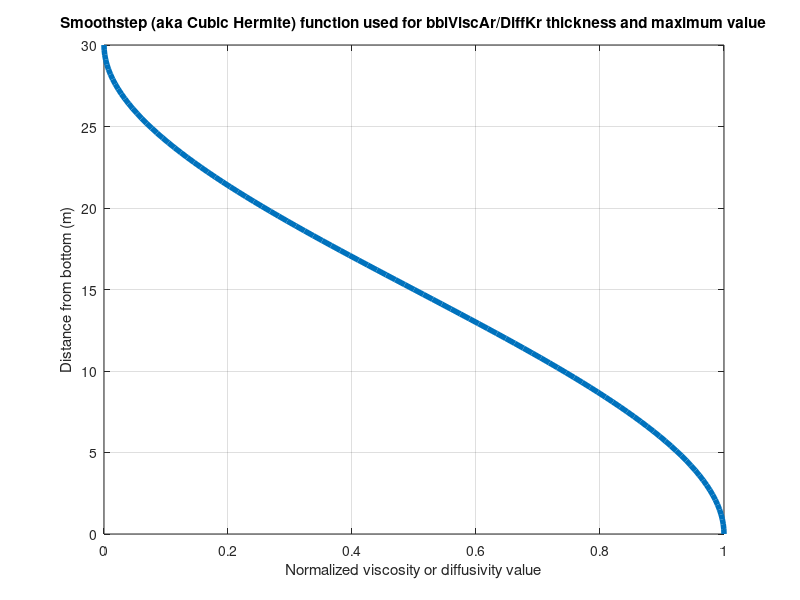

Reproduce this figure in MATLAB.
% Jean-Michel suggestions
% bottom drag quadratic .006
% prandtl 10
% viscosity 1
% diffusivity .1
% thickness 30 m
% f=1-3*x.^2+2*x.^3; ("Smoothstep" or "Cubic Hermite")
% where x is nondimensional (0 to 1) distance from bottom

x=0:.01:1;
d=30*x;
f3=1+x.*x.*(x*2-3);
clf
plot(f3,d,'linewidth',4)
grid
xlabel('Normalized viscosity or diffusivity value')
ylabel('Distance from bottom (m)')
title('Smoothstep (aka Cubic Hermite) function used for bblViscAr/DiffKr thickness and maximum value')
print -djpeg SmoothStep
